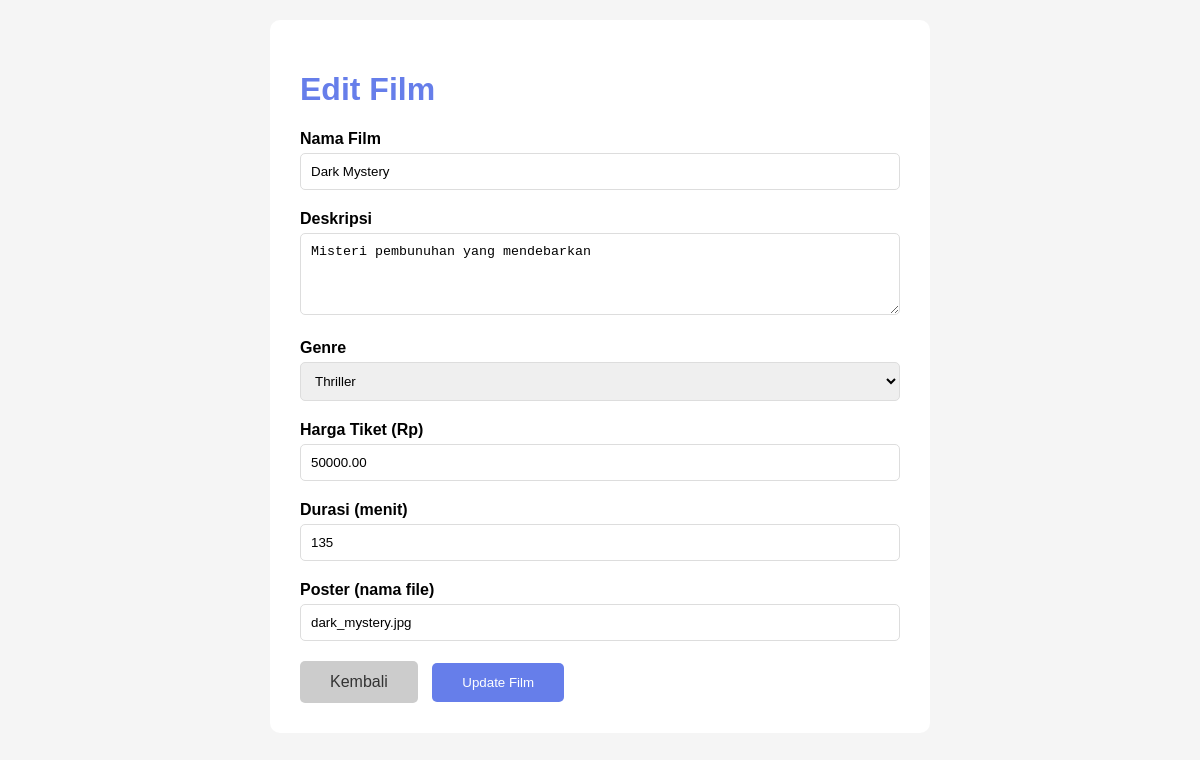
The app's page /Admin/edit_film.php?id=3 with its own data.
### tables this page shows
CREATE TABLE film (
    id_film INT AUTO_INCREMENT PRIMARY KEY,
    poster VARCHAR(255),
    nama VARCHAR(100) NOT NULL,
    deskripsi TEXT,
    genre VARCHAR(50),
    jadwal_tayang VARCHAR(50),
    harga DECIMAL(10,2) NOT NULL,
    durasi INT
);

### Admin/edit_film.php (the view, shortened to what this page needs)
<?php
require_once '../config.php';
$id = $_GET['id'];
$stmt = $pdo->prepare("SELECT * FROM film WHERE id_film = ?");
$stmt->execute([$id]);
$film = $stmt->fetch(PDO::FETCH_ASSOC);
?>
<!DOCTYPE html>
<html lang="id">
<head>
</head>
<body>
    <div class="container">
        <h1>Edit Film</h1>
        <form method="POST">
            <div class="form-group">
                <label>Nama Film</label>
                <input type="text" name="nama" value="<?= htmlspecialchars($film['nama']) ?>" required>
            </div>
            <div class="form-group">
                <label>Deskripsi</label>
                <textarea name="deskripsi" rows="4" required><?= htmlspecialchars($film['deskripsi']) ?></textarea>
            </div>
            <div class="form-group">
                <label>Genre</label>
                <select name="genre" required>
                    <option value="Thriller" <?= $film['genre']=='Thriller'?'selected':'' ?>>Thriller</option>
                </select>
            </div>
            <div class="form-group">
                <label>Harga Tiket (Rp)</label>
                <input type="number" name="harga" value="<?= $film['harga'] ?>" required>
            </div>
            <div class="form-group">
                <label>Durasi (menit)</label>
                <input type="number" name="durasi" value="<?= $film['durasi'] ?>" required>
            </div>
            <div class="form-group">
                <label>Poster (nama file)</label>
                <input type="text" name="poster" value="<?= htmlspecialchars($film['poster']) ?>">
            </div>
            <a href="index.php" class="btn-back">Kembali</a>
            <button type="submit" class="btn">Update Film</button>
        </form>
    </div>
</body>
</html>

### Admin/edit_film.php (style rules this page uses)
body { font-family: Arial, sans-serif; margin: 20px; background: #f5f5f5; }
.container { max-width: 600px; margin: 0 auto; background: white; padding: 30px; border-radius: 10px; }
h1 { color: #667eea; }
.form-group { margin-bottom: 20px; }
label { display: block; margin-bottom: 5px; font-weight: bold; }
input, textarea, select { width: 100%; padding: 10px; border: 1px solid #ddd; border-radius: 5px; box-sizing: border-box; }
.btn { padding: 12px 30px; background: #667eea; color: white; border: none; border-radius: 5px; cursor: pointer; }
.btn-back { background: #ccc; color: #333; text-decoration: none; display: inline-block; padding: 12px 30px; border-radius: 5px; margin-right: 10px; }

### records on screen
film: nama "Dark Mystery", deskripsi "Misteri pembunuhan yang mendebarkan", genre "Thriller", harga "50000.00", durasi "135", poster "dark_mystery.jpg"
